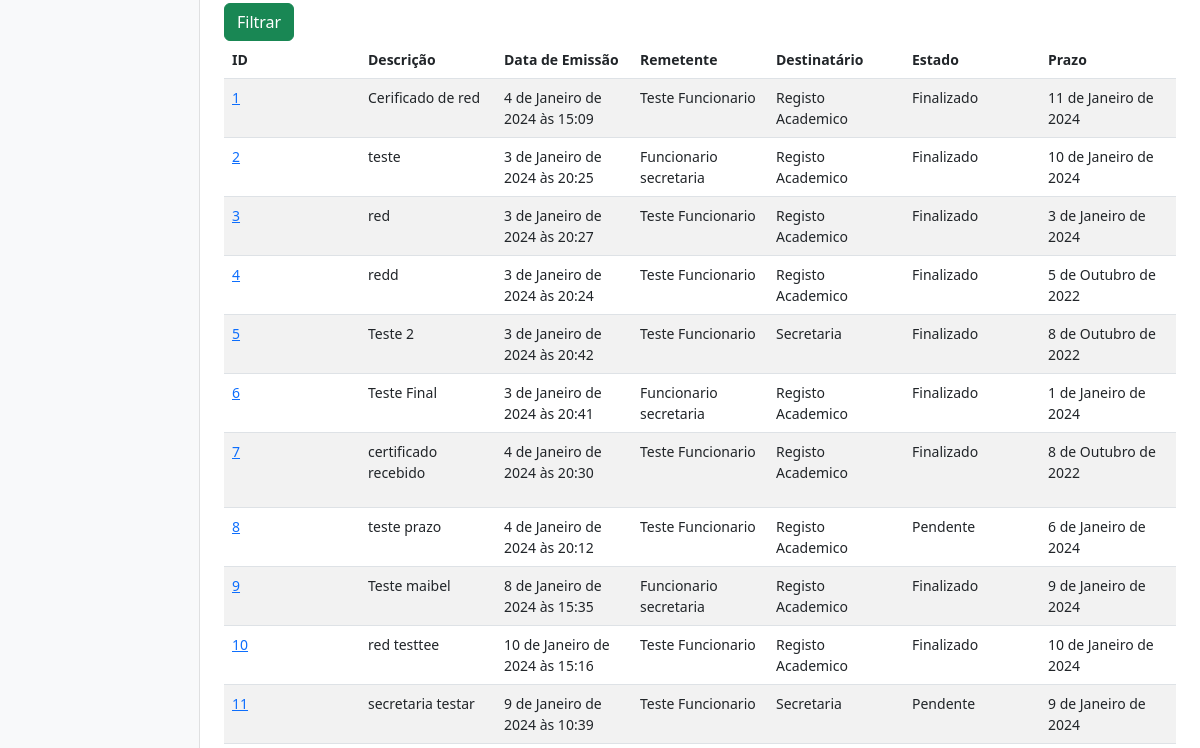
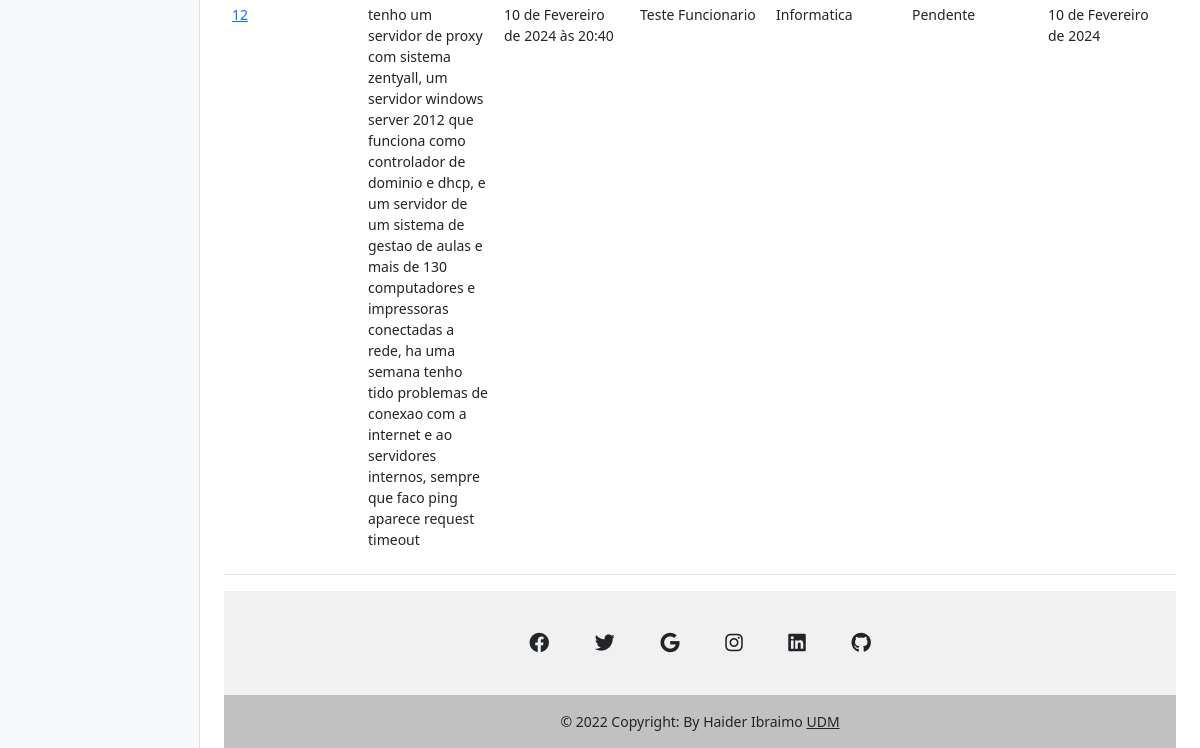
Page /authors/dashboard/protocol/search/ (signed in, lower part) on the earlier database version (2 pictures, top to bottom).
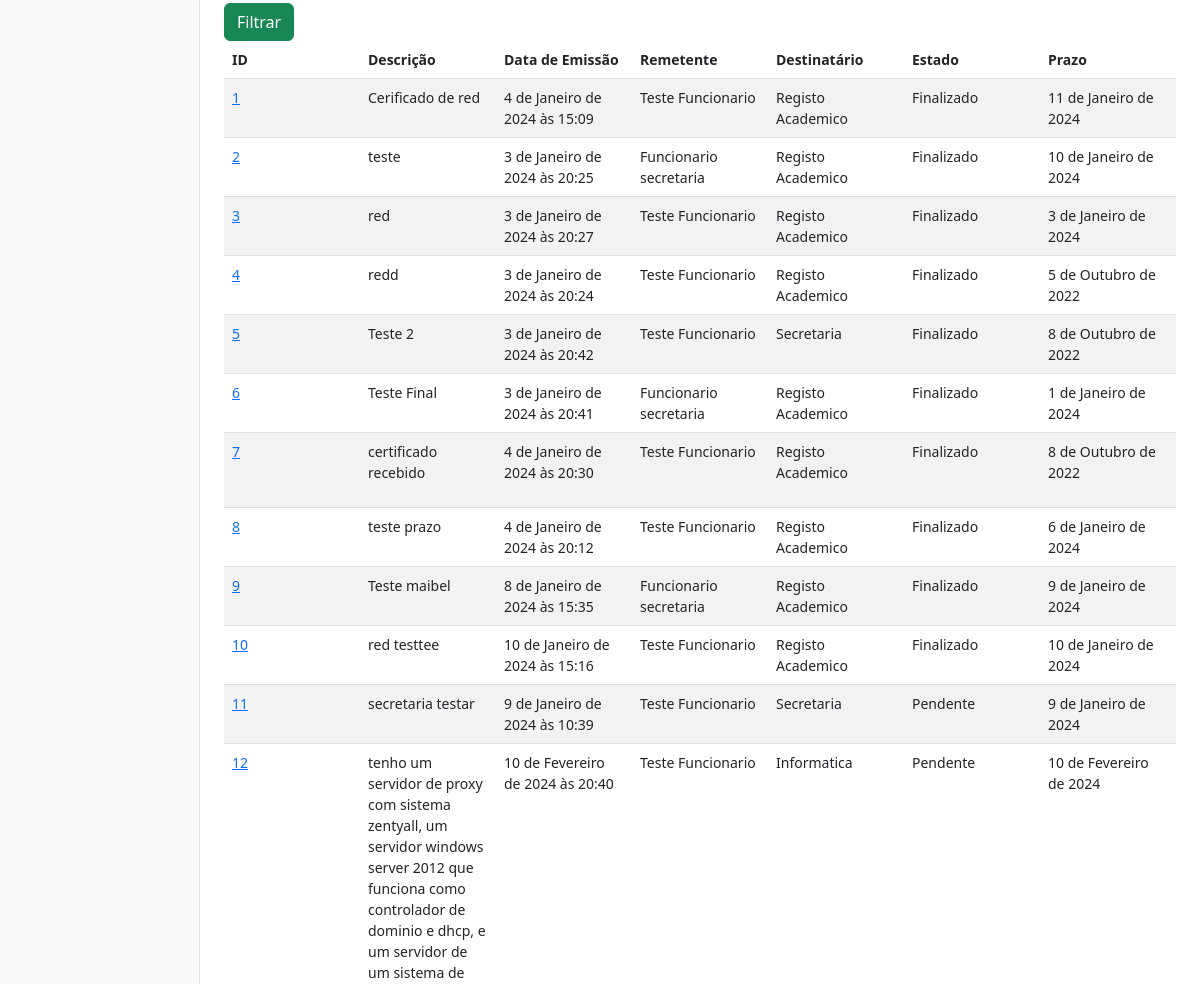
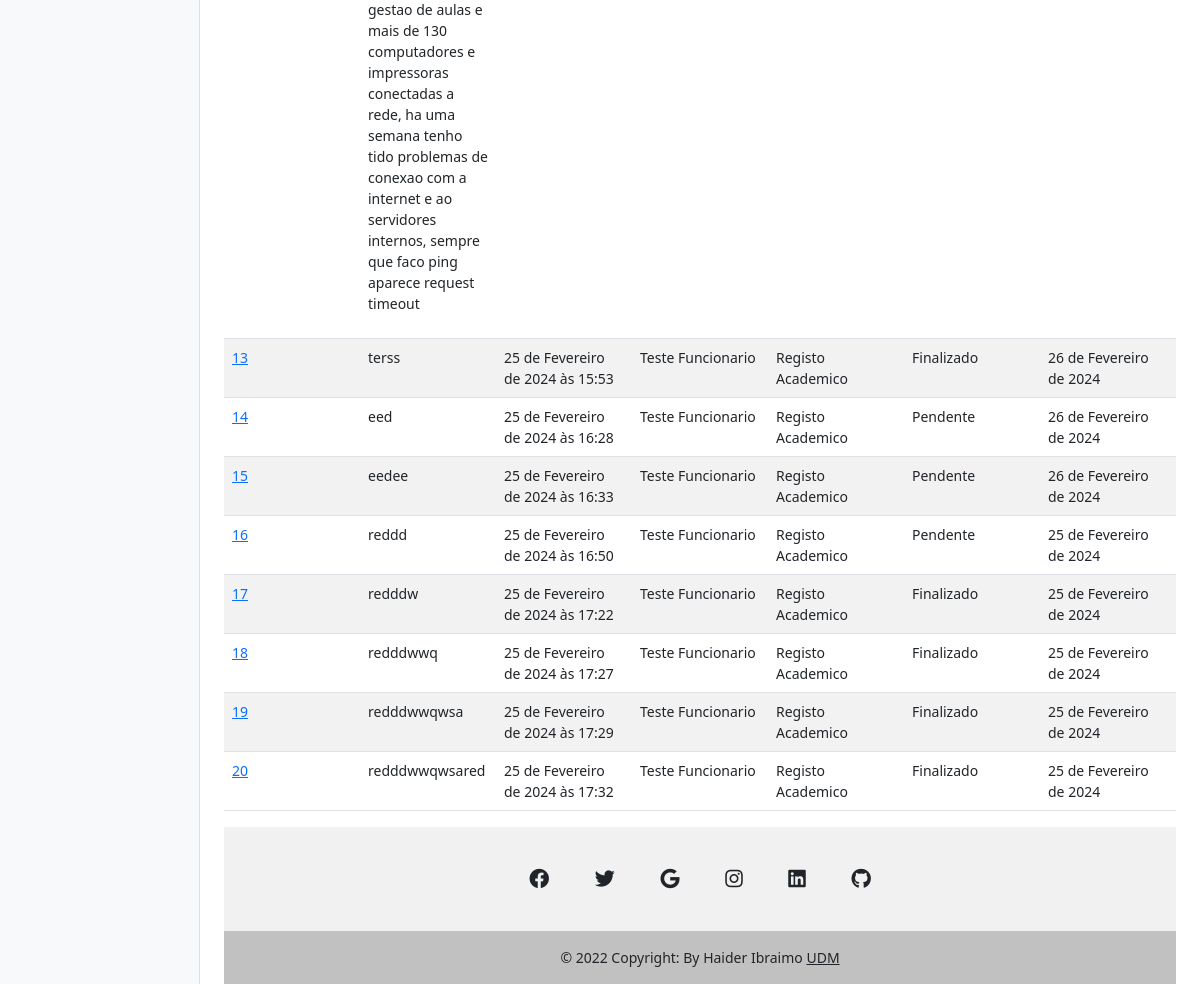
Same page on the later database version (2 pictures, top to bottom).
### expedient/models.py (models this page shows)
class Protocolo(models.Model):
    data_emissao = models.DateTimeField(auto_now_add=True)
    descricao = models.TextField()
    remetente = models.ForeignKey(
        Funcionario, on_delete=models.SET_NULL, null=True, default=None,  related_name='remetente')
    destinatario = models.ForeignKey(
        Departamento, on_delete=models.SET_NULL, null=True, default=None, related_name='destinatario')
    estado = models.CharField(max_length=50)
    observacao = models.TextField()
    prazo = models.DateField()
    data_confirmacao_recepcao = models.DateTimeField(null=True)
    confirmacao_user_status = models.BooleanField(default=False)
    confirmacao_user = models.ForeignKey(
        Funcionario, on_delete=models.SET_NULL, null=True, default=None, related_name='confirmacao_user')
    def __str__(self):
        return self.descricao

class Funcionario(models.Model):
    nome_completo = models.CharField(max_length=95)
    numero_telefone = models.CharField(max_length=65)
    estado = models.CharField(max_length=50)
    author = models.OneToOneField(User, on_delete=models.CASCADE)
    departamento = models.ForeignKey(
        Departamento, on_delete=models.SET_NULL, null=True, default=None)
    def __str__(self):
        return self.nome_completo

class Departamento(models.Model):
    nome = models.CharField(max_length=65)
    def __str__(self):
        return self.nome

### authors/views.py (the view)
@login_required(login_url='authors:login', redirect_field_name='next')
def protocol_search(request):
    id_departamento = Funcionario.objects.filter(author=request.user).first()
    if not id_departamento:
        raise Http404()
    print(id_departamento.departamento.id)
    if id_departamento:
        protocols = Protocol_filter(
            request.GET, queryset=Protocolo.objects.all())
    else:
        raise Http404()
    filtro = Protocol_filter(request.GET, queryset=Protocolo.objects.all())
    return render(request, 'authors/pages/protocol_search.html',
                  context={
                      'funcionario': id_departamento,
                      'filtro': filtro,
                      'protocols': protocols,
                  })

### authors/templates/authors/pages/protocol_search.html (shortened to what this page needs)
{% extends 'global/base.html' %}
{% block content %}
{% load crispy_forms_tags %}
<form class="main-form" method="get">
  <br>
  <button class="btn btn-success" type="submit">Filtrar</button>
</form>
<table class="table table-striped table-hover"  style="table-layout: fixed;">
  <thead>
    <tr>
      <th>ID </th>
        <th>Descrição</th>
        <th>Data de Emissão</th>
        <th>Remetente</th>
        <th>Destinatário</th>
        <th>Estado</th>
        <th>Prazo</th>
   </tr>
    </thead>
  {% for protocol in protocols.qs %}
  <tr>
      <td> <a href="{% url 'authors:dashbord_protocol_detail' protocol.id %}">{{ protocol.id }}</a> </td>
      <td>{{ protocol.descricao|safe }}</td>
      <td>{{ protocol.data_emissao }}</td>
      <td>{{ protocol.remetente }}</td>
      <td>{{ protocol.destinatario}}</td>
      <td>{{ protocol.estado }}</td>
      <td>{{ protocol.prazo }}</td>
   </tr>
  {% empty %}
      <p style="color:red">Não tens nenhum protocolo emitido, crie um.</p>
  {% endfor %}
</table>
{% endblock content %}

Differences in the rows shown:
changed Protocolo "teste prazo": estado "Pendente" → "Finalizado"
added Protocolo: id "13", descricao "terss", data_emissao "25 de Fevereiro de 2024 às 15:53", remetente "Teste Funcionario", destinatario "Registo Academico", estado "Finalizado", prazo "26 de Fevereiro de 2024"
added Protocolo: id "14", descricao "eed", data_emissao "25 de Fevereiro de 2024 às 16:28", remetente "Teste Funcionario", destinatario "Registo Academico", estado "Pendente", prazo "26 de Fevereiro de 2024"
added Protocolo: id "15", descricao "eedee", data_emissao "25 de Fevereiro de 2024 às 16:33", remetente "Teste Funcionario", destinatario "Registo Academico", estado "Pendente", prazo "26 de Fevereiro de 2024"
added Protocolo: id "16", descricao "reddd", data_emissao "25 de Fevereiro de 2024 às 16:50", remetente "Teste Funcionario", destinatario "Registo Academico", estado "Pendente", prazo "25 de Fevereiro de 2024"
added Protocolo: id "17", descricao "redddw", data_emissao "25 de Fevereiro de 2024 às 17:22", remetente "Teste Funcionario", destinatario "Registo Academico", estado "Finalizado", prazo "25 de Fevereiro de 2024"
added Protocolo: id "18", descricao "redddwwq", data_emissao "25 de Fevereiro de 2024 às 17:27", remetente "Teste Funcionario", destinatario "Registo Academico", estado "Finalizado", prazo "25 de Fevereiro de 2024"
added Protocolo: id "19", descricao "redddwwqwsa", data_emissao "25 de Fevereiro de 2024 às 17:29", remetente "Teste Funcionario", destinatario "Registo Academico", estado "Finalizado", prazo "25 de Fevereiro de 2024"
added Protocolo: id "20", descricao "redddwwqwsared", data_emissao "25 de Fevereiro de 2024 às 17:32", remetente "Teste Funcionario", destinatario "Registo Academico", estado "Finalizado", prazo "25 de Fevereiro de 2024"
